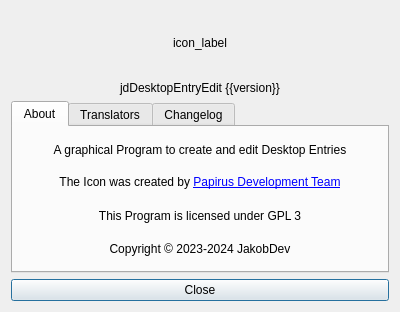
<?xml version="1.0" encoding="UTF-8"?>
<ui version="4.0">
 <class>AboutDialog</class>
 <widget class="QDialog" name="AboutDialog">
  <property name="geometry">
   <rect>
    <x>0</x>
    <y>0</y>
    <width>400</width>
    <height>312</height>
   </rect>
  </property>
  <property name="windowTitle">
   <string>About</string>
  </property>
  <layout class="QVBoxLayout" name="verticalLayout">
   <item>
    <widget class="QLabel" name="icon_label">
     <property name="sizePolicy">
      <sizepolicy hsizetype="Preferred" vsizetype="Preferred">
       <horstretch>0</horstretch>
       <verstretch>0</verstretch>
      </sizepolicy>
     </property>
     <property name="minimumSize">
      <size>
       <width>64</width>
       <height>64</height>
      </size>
     </property>
     <property name="text">
      <string notr="true">icon_label</string>
     </property>
     <property name="alignment">
      <set>Qt::AlignCenter</set>
     </property>
    </widget>
   </item>
   <item>
    <widget class="QLabel" name="version_label">
     <property name="text">
      <string notr="true">jdDesktopEntryEdit {{version}}</string>
     </property>
     <property name="alignment">
      <set>Qt::AlignCenter</set>
     </property>
    </widget>
   </item>
   <item>
    <widget class="QTabWidget" name="tab_widget">
     <property name="currentIndex">
      <number>0</number>
     </property>
     <widget class="QWidget" name="tab">
      <attribute name="title">
       <string>About</string>
      </attribute>
      <layout class="QVBoxLayout" name="verticalLayout_2">
       <item>
        <widget class="QLabel" name="label">
         <property name="text">
          <string>A graphical Program to create and edit Desktop Entries</string>
         </property>
         <property name="alignment">
          <set>Qt::AlignCenter</set>
         </property>
        </widget>
       </item>
       <item>
        <widget class="QLabel" name="label_5">
         <property name="text">
          <string>The Icon was created by &lt;a href=&quot;https://icon-icons.com/icon/preferences-desktop-theme/93638&quot;&gt;Papirus Development Team&lt;/a&gt;</string>
         </property>
         <property name="alignment">
          <set>Qt::AlignCenter</set>
         </property>
        </widget>
       </item>
       <item>
        <widget class="QLabel" name="label_2">
         <property name="text">
          <string>This Program is licensed under GPL 3</string>
         </property>
         <property name="alignment">
          <set>Qt::AlignCenter</set>
         </property>
        </widget>
       </item>
       <item>
        <widget class="QLabel" name="label_3">
         <property name="text">
          <string notr="true">Copyright © 2023-2024 JakobDev</string>
         </property>
         <property name="alignment">
          <set>Qt::AlignCenter</set>
         </property>
        </widget>
       </item>
      </layout>
     </widget>
     <widget class="QWidget" name="tab_2">
      <attribute name="title">
       <string>Translators</string>
      </attribute>
      <layout class="QVBoxLayout" name="verticalLayout_3">
       <item>
        <widget class="QLabel" name="label_4">
         <property name="text">
          <string>The following people translated jdDesktopEntryEdit:</string>
         </property>
         <property name="alignment">
          <set>Qt::AlignCenter</set>
         </property>
         <property name="wordWrap">
          <bool>true</bool>
         </property>
        </widget>
       </item>
       <item>
        <widget class="QTextEdit" name="translators_edit">
         <property name="readOnly">
          <bool>true</bool>
         </property>
        </widget>
       </item>
      </layout>
     </widget>
     <widget class="QWidget" name="tab_3">
      <attribute name="title">
       <string>Changelog</string>
      </attribute>
      <layout class="QVBoxLayout" name="verticalLayout_4">
       <item>
        <widget class="QTextEdit" name="changelog_edit">
         <property name="readOnly">
          <bool>true</bool>
         </property>
        </widget>
       </item>
      </layout>
     </widget>
    </widget>
   </item>
   <item>
    <widget class="QPushButton" name="close_button">
     <property name="text">
      <string>Close</string>
     </property>
    </widget>
   </item>
  </layout>
 </widget>
 <resources/>
 <connections/>
</ui>
